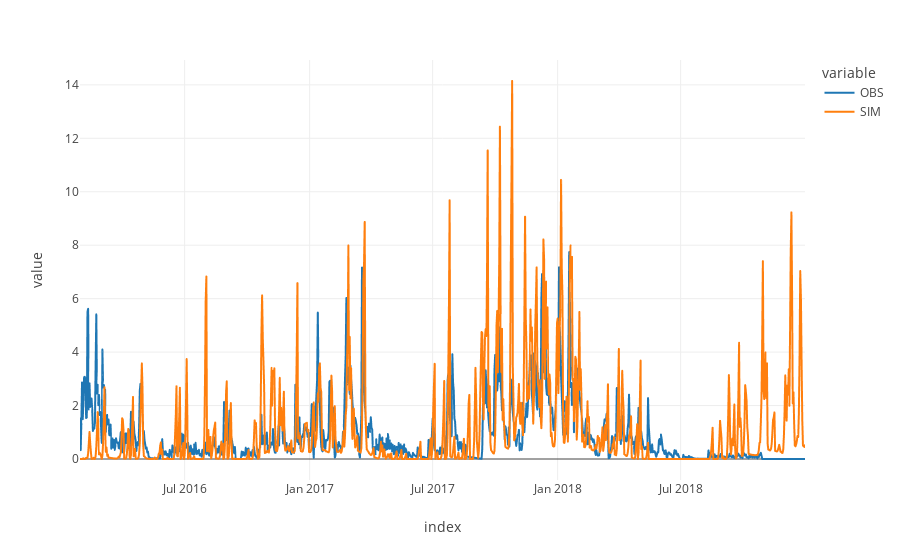

Source (notebook cell):
### Code cell
px.line(pd.concat([tsx.FBK,Qsim],axis=1,keys= ['OBS', 'SIM']), template='none')

### Figure 1 — Plotly figure (JSON) as saved in the notebook; plotly's stock layout.template omitted (floating-point values rounded to 4 significant figures; data arrays with more than 128 entries replaced by an {"elided": "..."} marker saying what was removed)
{"data": [{"hovertemplate": "variable=OBS<br>index=%{x}<br>value=%{y}<extra></extra>", "legendgroup": "OBS", "line": {"color": "#1F77B4", "dash": "solid"}, "marker": {"symbol": "circle"}, "mode": "lines", "name": "OBS", "showlegend": true, "type": "scattergl", "x": {"elided": "1068 str values"}, "xaxis": "x", "y": {"elided": "1068 float values"}, "yaxis": "y"}, {"hovertemplate": "variable=SIM<br>index=%{x}<br>value=%{y}<extra></extra>", "legendgroup": "SIM", "line": {"color": "#FF7F0E", "dash": "solid"}, "marker": {"symbol": "circle"}, "mode": "lines", "name": "SIM", "showlegend": true, "type": "scattergl", "x": {"elided": "1068 str values"}, "xaxis": "x", "y": {"elided": "1068 float values"}, "yaxis": "y"}], "layout": {"legend": {"title": {"text": "variable"}, "tracegroupgap": 0}, "margin": {"t": 60}, "xaxis": {"anchor": "y", "domain": [0, 1], "title": {"text": "index"}}, "yaxis": {"anchor": "x", "domain": [0, 1], "title": {"text": "value"}}}}
